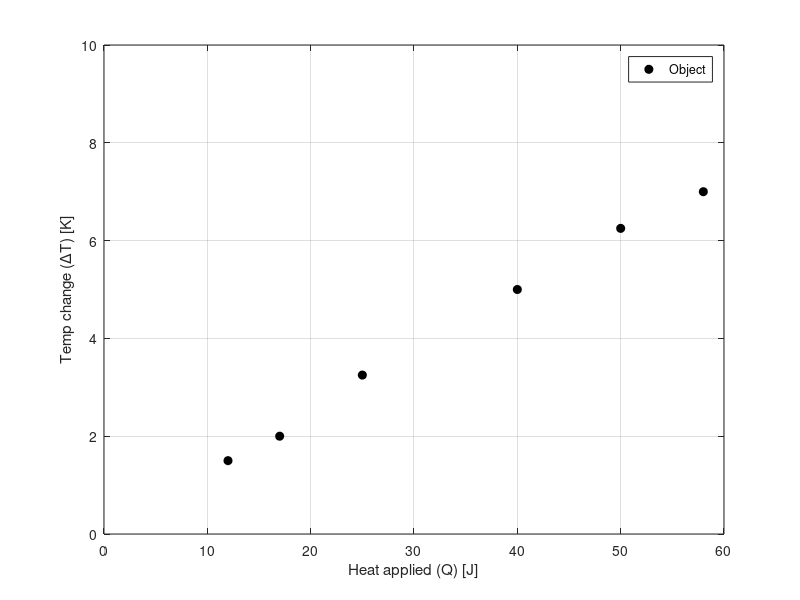

Recreate this plot in MATLAB.
%% Eddie Molina   ENGR 1300-009   2016/11/04
% Problem Statement: Create a proper plot of temperature change versus the
% heat applied to an object
clc;
clear;
close;
%% Experimental Data
Heat = [12 17 25 40 50 58];  % Heat applied [J]
TempChange = [1.50 2.00 3.25 5.00 6.25 7.00];    % Change in Temerature [k]

%% Plots
figure('color', 'w')
plot(Heat, TempChange, 'o', 'MarkerFaceColor', 'k', 'MarkerEdgeColor', 'k')
grid on
ylabel('Temp change (\DeltaT) [K]');
xlabel('Heat applied (Q) [J]');
legend('Object', 'Location', 'Best')
axis([0 60 0 10]);